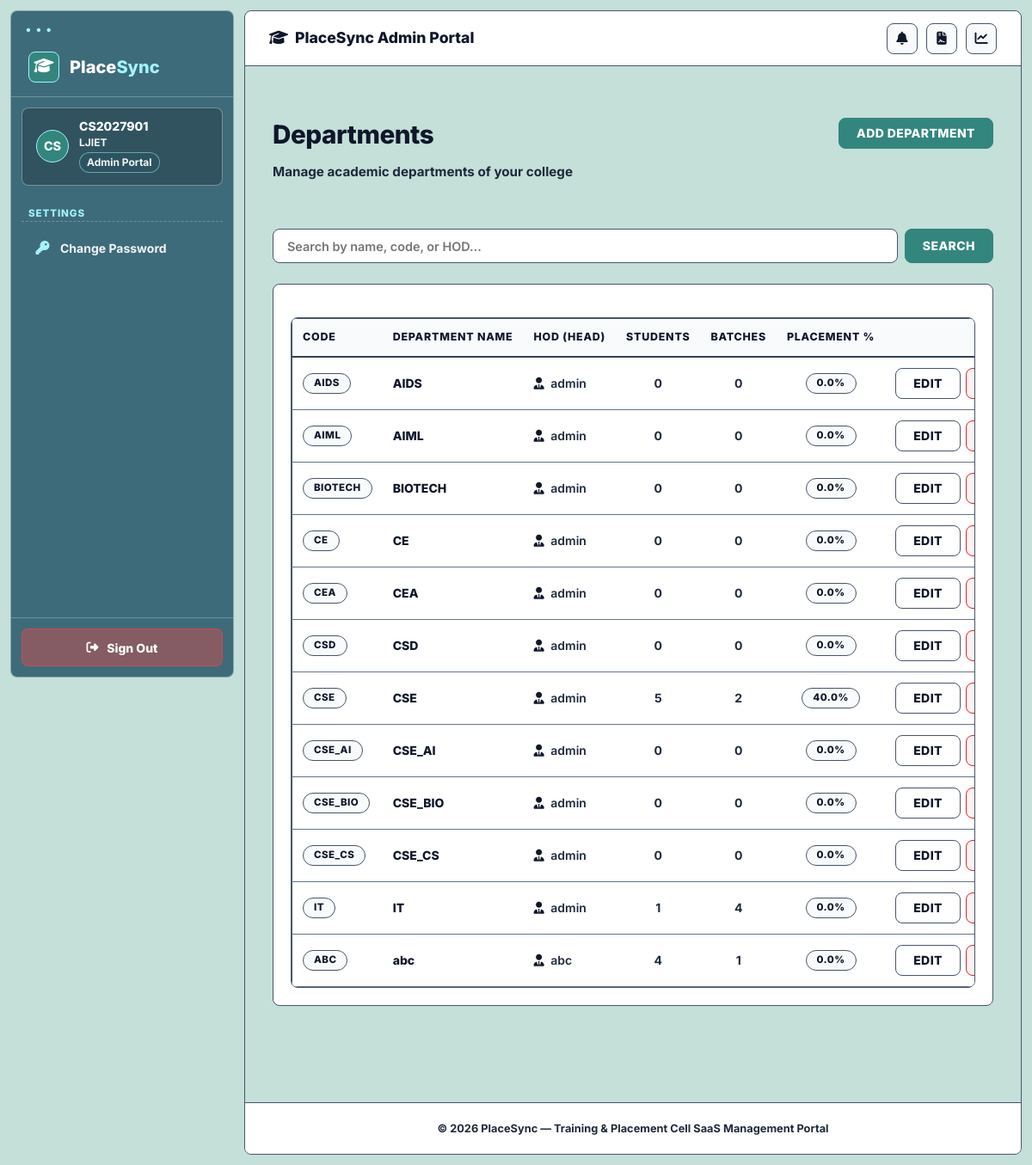
Screenshot of /departments/ (signed in) with the database file from the repository.
### accounts/models.py (models this page shows, shortened)
class User(AbstractUser):
    class Role(models.TextChoices):
        COLLEGE_ADMIN = 'COLLEGE_ADMIN', 'College Admin'
        STUDENT = 'STUDENT', 'Student'
    role = models.CharField(
        max_length=20,
        choices=Role.choices,
        default=Role.STUDENT
    )
    college = models.ForeignKey(
        'colleges.College',
        on_delete=models.SET_NULL,
        null=True,
        blank=True,
        related_name='users'
    )
    must_change_password = models.BooleanField(default=False)

### colleges/models.py (models this page shows, shortened)
class College(models.Model):
    name = models.CharField(max_length=255, unique=True)
    code = models.CharField(max_length=50, unique=True, help_text="Unique college code or abbreviation")
    address = models.TextField(blank=True)
    website = models.URLField(blank=True)
    created_at = models.DateTimeField(auto_now_add=True)
    logo = models.ImageField(upload_to='college_logos/', blank=True, null=True)
    university = models.CharField(max_length=255, blank=True)
    email = models.EmailField(blank=True)
    phone = models.CharField(max_length=20, blank=True)
    linkedin = models.URLField(blank=True, verbose_name="LinkedIn")
    twitter = models.URLField(blank=True, verbose_name="Twitter")
    instagram = models.URLField(blank=True, verbose_name="Instagram")

### departments/models.py (models this page shows, shortened)
class Department(models.Model):
    college = models.ForeignKey(
        'colleges.College',
        on_delete=models.CASCADE,
        related_name='departments'
    )
    name = models.CharField(max_length=255)
    code = models.CharField(
        max_length=50,
        help_text="e.g. CSE, ECE, ME"
    )
    description = models.TextField(blank=True)
    department_head = models.CharField(
        max_length=255,
        blank=True,
        help_text="Name of Head of Department"
    )
    created_at = models.DateTimeField(auto_now_add=True)
    class Meta:
        constraints = [
            models.UniqueConstraint(
                fields=['college', 'code'],
                name='unique_college_department_code'
            ),
            models.UniqueConstraint(
                fields=['college', 'name'],
                name='unique_college_department_name'
            ),
        ]

### departments/views.py (the view)
# urls.py: path('', DepartmentListView.as_view(), name='list'),
class DepartmentListView(LoginRequiredMixin, View):
    template_name = 'departments/department_list.html'
    def get(self, request, *args, **kwargs):
        college = request.user.college
        if not college:
            raise Http404("No college associated with your account.")
        departments = college.departments.all().order_by('name')
        q = request.GET.get('q', '').strip()
        if q:
            departments = departments.filter(
                Q(name__icontains=q) | Q(code__icontains=q) | Q(department_head__icontains=q)
            )
        departments_data = []
        for dept in departments:
            total_students = dept.students.count()
            total_batches = dept.batches.count()
            placed_students = dept.students.filter(
                placement_status__in=['PLACED', 'PLACED_AND_INTERN']
            ).count()
            pct = round((placed_students / total_students * 100), 1) if total_students > 0 else 0.0
            departments_data.append({
                'dept': dept,
                'total_students': total_students,
                'total_batches': total_batches,
                'placement_pct': pct
            })
        return render(request, self.template_name, {
            'departments_data': departments_data,
            'q': q
        })

### staff_permissions/templatetags/staff_tags.py (called while the page is built)
@register.filter(name='has_perm_filter')
def has_perm_filter(user, permission_name):
    if not user or not user.is_authenticated:
        return False
    return has_staff_permission(user, permission_name)

@register.filter(name='is_college_admin_filter')
def is_college_admin_filter(user):
    if not user or not user.is_authenticated:
        return False
    return is_college_admin(user)

### staff_permissions/utils.py (called while the page is built, shortened)
def is_college_admin(user):
    if not user.is_authenticated:
        return False
    if user.is_superuser:
        return True
    if getattr(user, 'role', '') == 'COLLEGE_ADMIN':
        return not hasattr(user, 'staff_profile')
    return False

def has_staff_permission(user, permission_name):
    if not user.is_authenticated:
        return False
    if is_college_admin(user):
        return True
    if getattr(user, 'role', '') != 'COLLEGE_ADMIN':
        return False

### templates/departments/department_list.html (shortened to what this page needs)
{% extends 'base.html' %}
{% block content %}
<div class="container" style="flex: 1; padding-top: 2rem; padding-bottom: 3rem;">
    <div class="sp-page-header" style="margin-bottom: 1.5rem;">
        <div>
            <h1 class="sp-page-title">Departments</h1>
            <p class="sp-page-subtitle">Manage academic departments of your college</p>
        </div>
        <div>
            <a href="{% url 'departments:create' %}" class="sp-btn sp-btn-primary" style="font-weight:800;">Add Department</a>
        </div>
    </div>
    <form method="get" class="search-bar" style="margin-bottom:1.5rem; display:flex; gap:0.5rem;">
        <input type="text" name="q" value="{{ q }}" placeholder="Search by name, code, or HOD..." class="sp-form-control" style="font-size: 0.9rem; font-weight:600; flex:1;">
        <button type="submit" class="sp-btn sp-btn-primary" style="padding: 0.75rem 1.25rem; font-weight:800;">Search</button>
    </form>
    {% if departments_data %}
        <div class="sp-card" style="background:#FFFFFF !important; border:1.5px solid #475569 !important; padding:1.25rem; border-radius:8px;">
            <div class="table-wrapper">
                <div class="table-responsive">
                    <table class="sp-table" style="width:100%; border-collapse:collapse;">
                        <thead>
                            <tr style="background:#F8FAFC; border-bottom:1.5px solid #475569;">
                                <th style="width: 12%; padding:0.75rem; color:#0F172A !important; font-weight:800; text-align:left;">Code</th>
                                <th style="width: 25%; padding:0.75rem; color:#0F172A !important; font-weight:800; text-align:left;">Department Name</th>
                                <th style="width: 20%; padding:0.75rem; color:#0F172A !important; font-weight:800; text-align:left;">HOD (Head)</th>
                                <th style="width: 10%; padding:0.75rem; color:#0F172A !important; font-weight:800; text-align: center;">Students</th>
                                <th style="width: 10%; padding:0.75rem; color:#0F172A !important; font-weight:800; text-align: center;">Batches</th>
                                <th style="width: 13%; padding:0.75rem; color:#0F172A !important; font-weight:800; text-align: center;">Placement %</th>
                                <th style="width: 10%; padding:0.75rem; color:#0F172A !important; font-weight:800; text-align: right;">Actions</th>
                            </tr>
                        </thead>
                        <tbody>
                            {% for item in departments_data %}
                                <tr style="border-bottom:1px solid #CBD5E1;">
                                    <td style="padding:0.75rem;">
                                        <span class="sp-badge sp-badge-violet" style="font-weight:800;">{{ item.dept.code }}</span>
                                    </td>
                                    <td style="padding:0.75rem; color: #0F172A !important; font-weight: 800;">
                                        {{ item.dept.name }}
                                    </td>
                                    <td style="padding:0.75rem; color: #1E293B !important; font-weight: 600;">
                                        {% if item.dept.department_head %}
                                            <i class="fa-solid fa-user-tie" style="color:#0F172A; margin-right:0.25rem;"></i> {{ item.dept.department_head }}
                                        {% else %}
                                            <span style="color: #334155 !important; font-style: italic; font-weight:600;">Not assigned</span>
                                        {% endif %}
                                    </td>
                                    <td style="padding:0.75rem; text-align: center; color: #1E293B !important; font-weight: 700;">
                                        {{ item.total_students }}
                                    </td>
                                    <td style="padding:0.75rem; text-align: center; color: #1E293B !important; font-weight: 700;">
                                        {{ item.total_batches }}
                                    </td>
                                    <td style="padding:0.75rem; text-align: center; font-weight: 800;">
                                        <span class="sp-badge {% if item.placement_pct >= 70 %}sp-badge-green{% elif item.placement_pct >= 40 %}sp-badge-amber{% else %}sp-badge-sky{% endif %}">
                                            {{ item.placement_pct }}%
                                        </span>
                                    </td>
                                    <td style="padding:0.75rem;">
                                        <div class="table-actions" style="display:flex; justify-content: flex-end; gap:0.35rem;">
                                            <a href="{% url 'departments:edit' pk=item.dept.pk %}" class="sp-btn sp-btn-secondary sp-btn-xs" style="border:1.5px solid #475569 !important; font-weight:800;">Edit</a>
                                            <a href="{% url 'departments:delete' pk=item.dept.pk %}" class="sp-btn sp-btn-danger sp-btn-xs" style="background:#FEF2F2 !important; color:#DC2626 !important; border:1.5px solid #DC2626 !important; font-weight:800;">Delete</a>
                                        </div>
                                    </td>
                                </tr>
                            {% endfor %}
                        </tbody>
                    </table>
                </div>
            </div>
        </div>
    {% endif %}
</div>
{% endblock %}

### templates/base.html (shortened to what this page needs)
{% load static %}
{% load staff_tags %}
<!DOCTYPE html>
<html lang="en">
<head>
    <link rel="stylesheet" href="https://cdnjs.cloudflare.com/ajax/libs/font-awesome/6.5.1/css/all.min.css" />
    <link rel="stylesheet" href="{% static 'css/student.css' %}?v=7.0">
    <link rel="stylesheet" href="{% static 'css/style.css' %}?v=7.0">
</head>
<body class="page-dashboard">
{% if user.is_authenticated %}
<div class="sp-layout">
    <aside class="sp-sidebar" role="navigation" aria-label="College Admin navigation">
        <a href="{% url 'dashboard:index' %}" class="sp-brand">
            <div class="sp-brand-icon"><i class="fa-solid fa-graduation-cap"></i></div>
            <div class="sp-brand-text">Place<span>Sync</span></div>
        </a>
        <div class="sp-identity">
            <div class="sp-avatar">{{ user.username|slice:":2"|upper }}</div>
            <div>
                <div class="sp-identity-name">{{ user.username }}</div>
                <div class="sp-identity-roll">{% if user.college %}{{ user.college.code }}{% else %}PlaceSync{% endif %}</div>
                <div class="sp-identity-badge">Admin Portal</div>
            </div>
        </div>
        <div class="sp-section">
            <div class="sp-section-label">Settings</div>
            <ul class="sp-nav">
                {% if request.user|is_college_admin_filter %}
                <li><a href="{% url 'staff_permissions:settings' %}" class="sp-link {% if request.resolver_match.namespace == 'staff_permissions' %}active{% endif %}"><span class="sp-link-icon"><i class="fa-solid fa-gear"></i></span> System Settings</a></li>
                {% else %}
                <li><a href="{% url 'staff_permissions:change_password' %}" class="sp-link"><span class="sp-link-icon"><i class="fa-solid fa-key"></i></span> Change Password</a></li>
                {% endif %}
            </ul>
        </div>
        <div class="sp-footer">
            <a href="{% url 'accounts:logout' %}" class="sp-logout">
                <i class="fa-solid fa-right-from-bracket"></i> Sign Out
            </a>
        </div>
    </aside>
    <div class="sp-main">
        <header class="sp-topbar">
            <span class="sp-topbar-title">
                <span><i class="fa-solid fa-graduation-cap"></i></span> {% block topbar_title %}PlaceSync Admin Portal{% endblock %}
            </span>
            <div class="sp-topbar-right">
                <a href="{% url 'communication:notifications' %}" class="sp-topbar-btn" title="Notifications">
                    <i class="fa-solid fa-bell"></i>
                </a>
                <a href="{% url 'reports:dashboard' %}" class="sp-topbar-btn" title="Reports"><i class="fa-solid fa-file-contract"></i></a>
                <a href="{% url 'analytics:dashboard' %}" class="sp-topbar-btn" title="Analytics"><i class="fa-solid fa-chart-line"></i></a>
            </div>
        </header>
        <main class="sp-content" id="main-content">
{% endif %}
{% block content %}{% endblock %}
{% if user.is_authenticated %}
        </main>
        <footer class="sp-page-footer">
            &copy; 2026 PlaceSync &mdash; Training &amp; Placement Cell SaaS Management Portal
        </footer>
    </div>
</div>
{% else %}
</div>
{% endif %}
</body>
</html>

### rows the page displays
User: username "CS", username "CS2027901", college.code "LJIET"
Department: dept.code "AIDS", dept.name "AIDS", dept.department_head "admin", total_students "0", total_batches "0", placement_pct "0.0"
Department: dept.code "AIML", dept.name "AIML", dept.department_head "admin", total_students "0", total_batches "0", placement_pct "0.0"
Department: dept.code "BIOTECH", dept.name "BIOTECH", dept.department_head "admin", total_students "0", total_batches "0", placement_pct "0.0"
Department: dept.code "CE", dept.name "CE", dept.department_head "admin", total_students "0", total_batches "0", placement_pct "0.0"
Department: dept.code "CEA", dept.name "CEA", dept.department_head "admin", total_students "0", total_batches "0", placement_pct "0.0"
Department: dept.code "CSD", dept.name "CSD", dept.department_head "admin", total_students "0", total_batches "0", placement_pct "0.0"
Department: dept.code "CSE", dept.name "CSE", dept.department_head "admin", total_students "5", total_batches "2", placement_pct "40.0"
Department: dept.code "CSE_AI", dept.name "CSE_AI", dept.department_head "admin", total_students "0", total_batches "0", placement_pct "0.0"
Department: dept.code "CSE_BIO", dept.name "CSE_BIO", dept.department_head "admin", total_students "0", total_batches "0", placement_pct "0.0"
Department: dept.code "CSE_CS", dept.name "CSE_CS", dept.department_head "admin", total_students "0", total_batches "0", placement_pct "0.0"
Department: dept.code "IT", dept.name "IT", dept.department_head "admin", total_students "1", total_batches "4", placement_pct "0.0"
Department: dept.code "ABC", dept.name "abc", dept.department_head "abc", total_students "4", total_batches "1", placement_pct "0.0"
